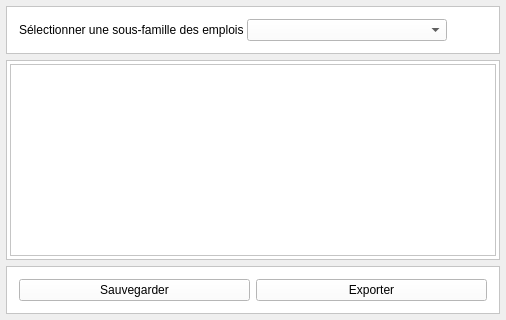
            <widget class="QWidget" name="page_niveaux_competences">
             <layout class="QVBoxLayout" name="verticalLayout_17">
              <property name="spacing">
               <number>6</number>
              </property>
              <property name="leftMargin">
               <number>6</number>
              </property>
              <property name="topMargin">
               <number>6</number>
              </property>
              <property name="rightMargin">
               <number>6</number>
              </property>
              <property name="bottomMargin">
               <number>6</number>
              </property>
              <item>
               <widget class="QFrame" name="frame_29">
                <property name="styleSheet">
                 <string notr="true">background-color: white;</string>
                </property>
                <property name="frameShape">
                 <enum>QFrame::Shape::StyledPanel</enum>
                </property>
                <property name="frameShadow">
                 <enum>QFrame::Shadow::Raised</enum>
                </property>
                <layout class="QHBoxLayout" name="horizontalLayout_16">
                 <property name="spacing">
                  <number>3</number>
                 </property>
                 <property name="leftMargin">
                  <number>12</number>
                 </property>
                 <property name="topMargin">
                  <number>12</number>
                 </property>
                 <property name="rightMargin">
                  <number>12</number>
                 </property>
                 <property name="bottomMargin">
                  <number>12</number>
                 </property>
                 <item>
                  <widget class="QLabel" name="label_16">
                   <property name="text">
                    <string>Sélectionner une sous-famille des emplois</string>
                   </property>
                  </widget>
                 </item>
                 <item>
                  <widget class="QComboBox" name="combo_sous_famille">
                   <property name="minimumSize">
                    <size>
                     <width>200</width>
                     <height>0</height>
                    </size>
                   </property>
                  </widget>
                 </item>
                 <item>
                  <spacer name="horizontalSpacer">
                   <property name="orientation">
                    <enum>Qt::Orientation::Horizontal</enum>
                   </property>
                   <property name="sizeHint" stdset="0">
                    <size>
                     <width>40</width>
                     <height>20</height>
                    </size>
                   </property>
                  </spacer>
                 </item>
                </layout>
               </widget>
              </item>
              <item>
               <widget class="QFrame" name="frame_30">
                <property name="styleSheet">
                 <string notr="true">background-color: white;</string>
                </property>
                <property name="frameShape">
                 <enum>QFrame::Shape::StyledPanel</enum>
                </property>
                <property name="frameShadow">
                 <enum>QFrame::Shadow::Raised</enum>
                </property>
                <layout class="QHBoxLayout" name="horizontalLayout_19">
                 <property name="spacing">
                  <number>6</number>
                 </property>
                 <property name="leftMargin">
                  <number>3</number>
                 </property>
                 <property name="topMargin">
                  <number>3</number>
                 </property>
                 <property name="rightMargin">
                  <number>3</number>
                 </property>
                 <property name="bottomMargin">
                  <number>3</number>
                 </property>
                 <item>
                  <widget class="QTableWidget" name="table_niveaux_competence"/>
                 </item>
                </layout>
               </widget>
              </item>
              <item>
               <widget class="QFrame" name="frame_31">
                <property name="styleSheet">
                 <string notr="true">background-color: white;</string>
                </property>
                <property name="frameShape">
                 <enum>QFrame::Shape::StyledPanel</enum>
                </property>
                <property name="frameShadow">
                 <enum>QFrame::Shadow::Raised</enum>
                </property>
                <layout class="QHBoxLayout" name="horizontalLayout_20">
                 <property name="spacing">
                  <number>6</number>
                 </property>
                 <property name="leftMargin">
                  <number>12</number>
                 </property>
                 <property name="topMargin">
                  <number>12</number>
                 </property>
                 <property name="rightMargin">
                  <number>12</number>
                 </property>
                 <property name="bottomMargin">
                  <number>12</number>
                 </property>
                 <item>
                  <widget class="QPushButton" name="btn_sauvegarder_carto_niveaux_competences">
                   <property name="text">
                    <string>Sauvegarder</string>
                   </property>
                   <property name="icon">
                    <iconset resource="../resources/icon/resources.qrc">
                     <normaloff>:/icon/save.ico</normaloff>:/icon/save.ico</iconset>
                   </property>
                  </widget>
                 </item>
                 <item>
                  <widget class="QPushButton" name="btn_exporter_carto_niveaux_competences">
                   <property name="text">
                    <string>Exporter</string>
                   </property>
                   <property name="icon">
                    <iconset resource="../resources/icon/resources.qrc">
                     <normaloff>:/icon/import-svgrepo-com 14.22.36.svg</normaloff>:/icon/import-svgrepo-com 14.22.36.svg</iconset>
                   </property>
                  </widget>
                 </item>
                </layout>
               </widget>
              </item>
             </layout>
            </widget>
